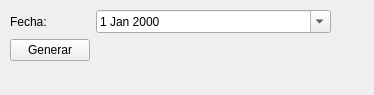
<?xml version="1.0" encoding="UTF-8"?>
<ui version="4.0">
 <class>Form</class>
 <widget class="QWidget" name="Form">
  <property name="geometry">
   <rect>
    <x>0</x>
    <y>0</y>
    <width>374</width>
    <height>95</height>
   </rect>
  </property>
  <property name="windowTitle">
   <string>Generar Reporte de Pedidos</string>
  </property>
  <widget class="QWidget" name="formLayoutWidget">
   <property name="geometry">
    <rect>
     <x>10</x>
     <y>10</y>
     <width>321</width>
     <height>71</height>
    </rect>
   </property>
   <layout class="QFormLayout" name="formLayout">
    <item row="0" column="0">
     <widget class="QLabel" name="label">
      <property name="text">
       <string>Fecha:</string>
      </property>
     </widget>
    </item>
    <item row="0" column="1">
     <widget class="QDateEdit" name="dateEdit">
      <property name="calendarPopup">
       <bool>true</bool>
      </property>
     </widget>
    </item>
    <item row="1" column="0">
     <widget class="QPushButton" name="pushButton">
      <property name="text">
       <string>Generar</string>
      </property>
     </widget>
    </item>
   </layout>
  </widget>
 </widget>
 <resources/>
 <connections>
  <connection>
   <sender>pushButton</sender>
   <signal>clicked()</signal>
   <receiver>Form</receiver>
   <slot>generateListOrder()</slot>
   <hints>
    <hint type="sourcelabel">
     <x>50</x>
     <y>55</y>
    </hint>
    <hint type="destinationlabel">
     <x>186</x>
     <y>47</y>
    </hint>
   </hints>
  </connection>
 </connections>
 <slots>
  <slot>generateListOrder()</slot>
 </slots>
</ui>
